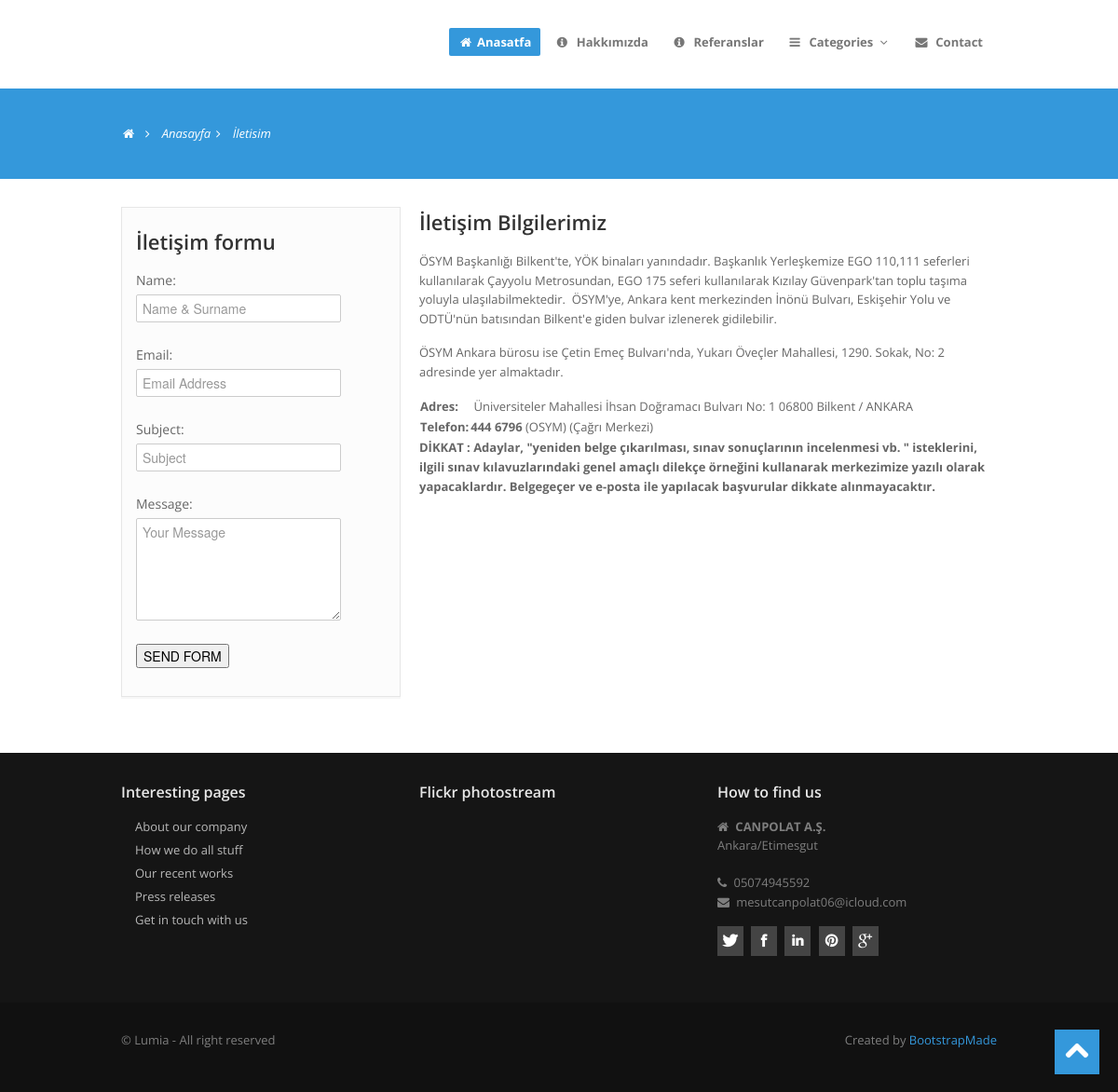
The page /iletisim/ on the database its author committed.
### home/models.py (models this page shows, shortened)
class Setting(models.Model):
    STATUS = {
        ('True', 'Evet'),
        ('False', 'Hayır')
    }
    title = models.CharField(max_length=150)
    keywords = models.CharField(max_length=255)
    description = models.CharField(max_length=255)
    company = models.CharField(max_length=50)
    address = models.CharField(blank=True, max_length=150)
    phone = models.CharField(blank=True, max_length=15)
    fax = models.CharField(blank=True, max_length=15)
    email = models.CharField(blank=True, max_length=50)
    smtpserver = models.CharField(blank=True, max_length=20)
    smtpemail = models.CharField(blank=True, max_length=20)
    smtppassword = models.CharField(blank=True, max_length=10)
    smtpport = models.CharField(blank=True, max_length=5)
    icon = models.ImageField(blank=True, upload_to='images/')
    facebook = models.CharField(blank=True, max_length=50)
    instagram = models.CharField(blank=True, max_length=50)
    twitter = models.CharField(blank=True, max_length=50)
    aboutus = RichTextUploadingField(blank=True)
    contact = RichTextUploadingField(blank=True)
    references = RichTextUploadingField(blank=True)
    status = models.CharField(max_length=10, choices=STATUS)
    create_at = models.DateTimeField(auto_now_add=True)
    update_at = models.DateTimeField(auto_now=True)

### home/views.py (the view, shortened to what this page needs)
# urls.py: path('iletisim/', views.iletisim, name='iletisim'),
def iletisim(request):
    setting = Setting.objects.get(pk=1)
    form = ContactFormu()
    category = Category.objects.all()
    context = {'setting': setting, 'form': form,
               'category': category}
    return render(request, 'iletisim.html', context)

### home/models.py
class ContactFormu(ModelForm):
    class Meta:
        model = ContactFormMessage
        fields = ['name', 'email', 'subject', 'message']
        widgets = {
            'name': TextInput(attrs={'class': 'input', 'placeholder': 'Name & Surname'}),
            'subject': TextInput(attrs={'class': 'input', 'placeholder': 'Subject'}),
            'email': TextInput(attrs={'class': 'input', 'placeholder': 'Email Address'}),
            'message': Textarea(attrs={'class': 'input', 'placeholder': 'Your Message', 'rows': '5'}),
        }

### home/templates/iletisim.html (shortened to what this page needs)
{% extends "homebase.html" %}
{% block content %}
    <section id="subintro">
      <div class="container">
        <div class="row">
          <div class="span8">
            <ul class="breadcrumb">
              <li><a href="#"><i class="icon-home"></i></a><i class="icon-angle-right"></i></li>
              <li><a href="/">Anasayfa</a><i class="icon-angle-right"></i></li>
              <li class="active">İletisim</li>
            </ul>
          </div>
        </div>
      </div>
    </section>
    <section id="maincontent">
      <div class="container">
        <div class="row">
          <div class="span4">
            <aside>
              <div class="widget">
                   <div class="section-title">
                <h3 class="title">İletişim formu</h3>
            </div>
               <form action="" method="post">
                {{ form.as_p }}
                <input type="submit" value="SEND FORM">
            </form>
              </div>
            </aside>
          </div>
          <div class="span8">
            <div class="section-title">
                <h3 class="title">İletişim Bilgilerimiz</h3>
            </div>
            {{setting.contact | safe}}
                    </div>
          </div>
        </div>
    </section>
{% endblock %}

### home/templates/footer.html (shortened to what this page needs)
    <footer class="footer">
      <div class="container">
        <div class="row">
          <div class="span4">
            <div class="widget">
              <h5>Interesting pages</h5>
              <ul class="regular">
                <li><a href="#">About our company</a></li>
                <li><a href="#">How we do all stuff</a></li>
                <li><a href="#">Our recent works</a></li>
                <li><a href="#">Press releases</a></li>
                <li><a href="#">Get in touch with us</a></li>
              </ul>
            </div>
          </div>
          <div class="span4">
            <div class="widget">
              <h5>Flickr photostream</h5>
            </div>
          </div>
          <div class="span4">
            <div class="widget">
              <h5>How to find us</h5>
              <address>
								<i class="icon-home"></i> <strong>{{setting.company}}</strong><br>
								{{setting.address}}
								</address>
              <p>
                <i class="icon-phone"></i> {{setting.phone}}<br>
                <i class="icon-envelope-alt"></i> {{setting.email}}
              </p>
            </div>
            <div class="widget">
              <ul class="social">
                <li><a href="https://www.twitter.com/{{setting.twitter}}" data-placement="bottom" title="Twitter"><i class="icon-twitter icon-square icon-32"></i></a></li>
                <li><a href="https://www.facebook.com/{{ setting.facebook }}" data-placement="bottom" title="Facebook"><i class="icon-facebook icon-square icon-32"></i></a></li>
                <li><a href="#" data-placement="bottom" title="Linkedin"><i class="icon-linkedin icon-square icon-32"></i></a></li>
                <li><a href="#" data-placement="bottom" title="Pinterest"><i class="icon-pinterest icon-square icon-32"></i></a></li>
                <li><a href="mailto:{{setting.email}}" data-placement="bottom" title="Google plus"><i class="icon-google-plus icon-square icon-32"></i></a></li>
              </ul>
            </div>
          </div>
        </div>
      </div>
      <div class="verybottom">
        <div class="container">
          <div class="row">
            <div class="span6">
              <p>
                &copy; Lumia - All right reserved
              </p>
            </div>
            <div class="span6">
              <div class="pull-right">
                <div class="credits">
                  Created by <a href="https://bootstrapmade.com/">BootstrapMade</a>
                </div>
              </div>
            </div>
          </div>
        </div>
      </div>
    </footer>
  <a href="#" class="scrollup"><i class="icon-chevron-up icon-square icon-48 active"></i></a>
 {% load static %}

### home/static/assets/css/style.css (style rules this page uses)
.row { margin-bottom:30px; }
#maincontent { z-index:1000; margin-top:0px; }
section#subintro { width: 100%; color: #fff; height:auto; margin: 0 auto; padding: 0; margin-bottom:30px; }
.scrollup { position:fixed; width:48px; height:48px; bottom:20px; right:20px; }
a.scrollup { outline:0; }
aside { background:#fcfcfc; padding:20px 15px 0 15px; margin: 0 0 30px 0; border: 1px solid #e6e6e6; -webkit-box-shadow: 0 2px 0 rgba(0,0,0,0.03); -moz-box-shadow: 0 2px 0 rgba(0,0,0,0.03); box-shadow: 0 2px 0 rgba(0,0,0,0.03); -webkit-box-sizing: border-box; -moz-box-sizing: border-box; box-sizing: border-box; }
aside .widget { margin-bottom:30px; }
[class^="icon-"], [class*=" icon-"] { float:none; }
.icon-square, .icon-rounded, .icon-plain, .icon-circled { margin: 10px 10px 10px 0; display: inline-block !important; text-align: center !important; color: #fff; width: 18px; height: 18px; padding:3px; font-size: 12px; line-height: 18px; text-shadow:none; cursor: pointer; }
.icon-square { background-color: #444; }
[class^="icon-"], [class*=" icon-"] { margin-top: 1px; margin-right: .3em; }
.icon-32 { width: 24px; height: 24px; padding:4px; font-size: 16px; line-height: 24px; }
.icon-48 { width: 32px; height: 32px; padding:8px; font-size: 28px; line-height: 30px; }
#subintro .breadcrumb { margin:30px 0 0; background:none; }
#subintro ul.breadcrumb li { margin-bottom:0; padding-bottom:0; color:#fff; font-style:italic; }
#subintro ul.breadcrumb li a { color:#fff; }
.breadcrumb > li { display: inline-block; *display: inline; line-height:1.6em; *zoom: 1; }
footer { padding-top:30px; color:#7e7e7e; }
footer.footer { background:#151515; }
footer h1, footer h2, footer h3, footer h4, footer h5, footer h6 { color:#e8e8e8; }
footer .verybottom { padding-top:30px; background:#111; }
footer ul.regular li a, footer .nav-list li.nav-header { text-shadow:none; color:#b8b8b8; }
footer ul.regular,footer ul.nav { margin-left:0; list-style:none; }
footer ul.regular li { background-attachment: scroll; background: url(../img/list/white-arrow.png) no-repeat 0 5px; padding-left:15px; margin-top:5px; margin-left:0; }
ul.social { list-style:none; margin-left:0; }
ul.social li { display:inline; }

### home/static/assets/color/default.css (style rules this page uses)
a { color: #3498db; }
[class^="icon-"].active, [class*=" icon-"].active { background-color: #3498db; }
section#subintro { background: #3498db; }

### home/static/assets/css/overwrite.css (style rules this page uses)
body { margin: 0; font-family:'Open Sans', Arial, sans-serif; font-size: 13px; line-height: 1.6em; color: #666; background-color: #ffffff; }
p { margin: 0 0 15px; }
a { color: #0088cc; text-decoration: none; }
h1, h2, h3, h4, h5, h6 { color:#333; font-family: 'Open Sans', sans-serif; font-weight:600; line-height:1.5em; margin-top:0; margin-bottom:15px; }
h3 { font-size: 22px; }
h5 { font-size: 16px; }
select, textarea, input[type="text"], input[type="password"], input[type="datetime"], input[type="datetime-local"], input[type="date"], input[type="month"], input[type="time"], input[type="week"], input[type="number"], input[type="email"], input[type="url"], input[type="search"], input[type="tel"], input[type="color"], .uneditable-input { -webkit-border-radius: 2px; -moz-border-radius: 2px; border-radius: 2px; }
textarea, input[type="text"], input[type="password"], input[type="datetime"], input[type="datetime-local"], input[type="date"], input[type="month"], input[type="time"], input[type="week"], input[type="number"], input[type="email"], input[type="url"], input[type="search"], input[type="tel"], input[type="color"], .uneditable-input { -webkit-box-shadow: none; -moz-box-shadow: none; box-shadow: none; }
.breadcrumb { padding: 8px 0; background-color: #fff; -webkit-border-radius: 0; -moz-border-radius: 0; border-radius: 0; }
.breadcrumb > li { text-shadow: none; }

### rows shown on the page
Setting: contact "ÖSYM Başkanlığı Bilkent'te, YÖK binaları yanındadır. Başkanlık Yerleşkemize EGO 110,111 seferleri kullanılarak Çayyolu Metrosundan, EGO 175 seferi kullanılarak Kızılay Güvenpark'tan toplu taşıma yoluyla ulaşılabilmektedir. ÖSYM'ye, Ankara kent merkezinden İnönü Bulvarı, Eskişehir Yolu ve ODTÜ'nün batısından Bilkent'e giden bulvar izlenerek gidilebilir. ÖSYM Ankara bürosu ise Çetin Emeç Bulvarı'nda, Yukarı Öveçler Mahallesi, 1290. Sokak, No: 2 adresinde yer almaktadır. Adres: Üniversiteler Mahallesi İhsan Doğramacı Bulvarı No: 1 06800 Bilkent / ANKARA Telefon: 444 6796 (OSYM) (Çağrı Merkezi) DİKKAT : Adaylar, \"yeniden belge çıkarılması, sınav sonuçlarının incelenmesi vb. \" isteklerini,…", company "CANPOLAT A.Ş.", address "Ankara/Etimesgut", phone "05074945592", email "mesutcanpolat06@icloud.com"
